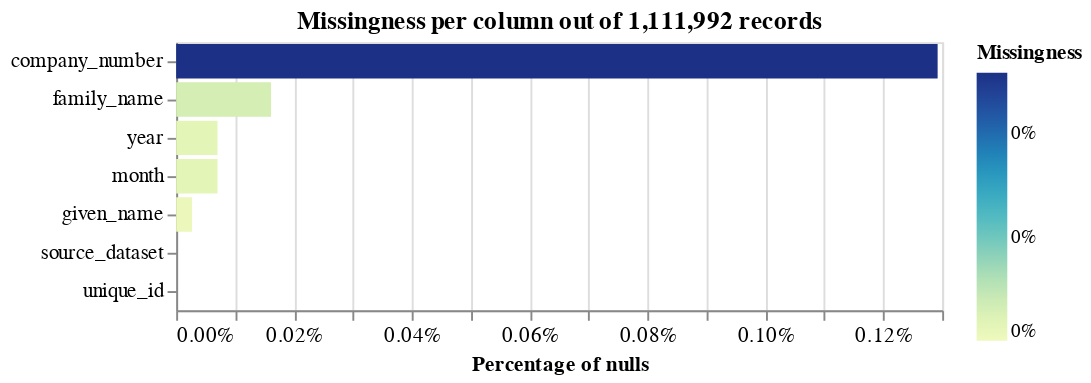

Notebook code cell kept with this figure:
### Code cell
# Check for missing values

linker.missingness_chart()

### Figure 1 — Vega-Lite specification as saved in the notebook (floating-point values rounded to 4 significant figures)
{"config": {"view": {"continuousWidth": 400, "continuousHeight": 300, "width": 400}, "axis": {"labelFontSize": 11}}, "title": "", "layer": [{"mark": "bar", "encoding": {"color": {"type": "quantitative", "field": "null_proportion", "legend": {"format": ".0%"}, "scale": {"range": "heatmap"}, "title": "Missingness"}, "tooltip": [{"type": "nominal", "field": "column_name", "title": "Column"}, {"type": "quantitative", "field": "null_count", "format": ",.0f", "title": "Count of nulls"}, {"type": "quantitative", "field": "null_proportion", "format": ".2%", "title": "Percentage of nulls"}, {"type": "quantitative", "field": "total_record_count", "format": ",.0f", "title": "Total record count"}], "x": {"type": "quantitative", "axis": {"format": "%", "title": "Percentage of nulls"}, "field": "null_proportion"}, "y": {"type": "nominal", "axis": {"title": ""}, "field": "column_name", "sort": "-x"}}, "title": "Missingness per column out of 1,111,992 records"}], "data": {"values": [{"null_proportion": 0.0, "null_count": 0, "total_record_count": 1111992, "column_name": "source_dataset"}, {"null_proportion": 0.000161, "null_count": 179, "total_record_count": 1111992, "column_name": "family_name"}, {"null_proportion": 2.7e-05, "null_count": 30, "total_record_count": 1111992, "column_name": "given_name"}, {"null_proportion": 7.015e-05, "null_count": 78, "total_record_count": 1111992, "column_name": "year"}, {"null_proportion": 7.015e-05, "null_count": 78, "total_record_count": 1111992, "column_name": "month"}, {"null_proportion": 0.0, "null_count": 0, "total_record_count": 1111992, "column_name": "unique_id"}, {"null_proportion": 0.001292, "null_count": 1437, "total_record_count": 1111992, "column_name": "company_number"}], "name": "data-0e7bce5a1d2f132e282789d6ef7780fe"}, "$schema": "https://vega.github.io/schema/vega-lite/v4.8.1.json"}
